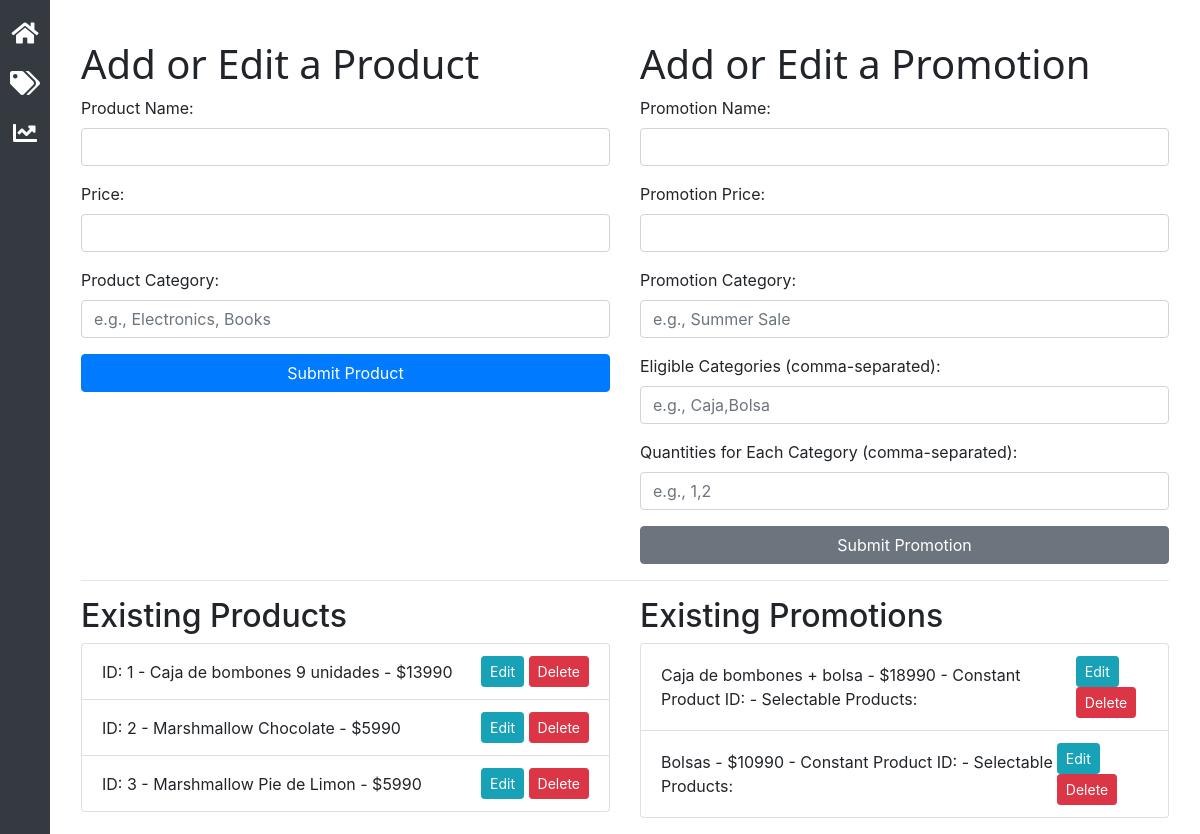
/products, run on an earlier commit of the app's database.
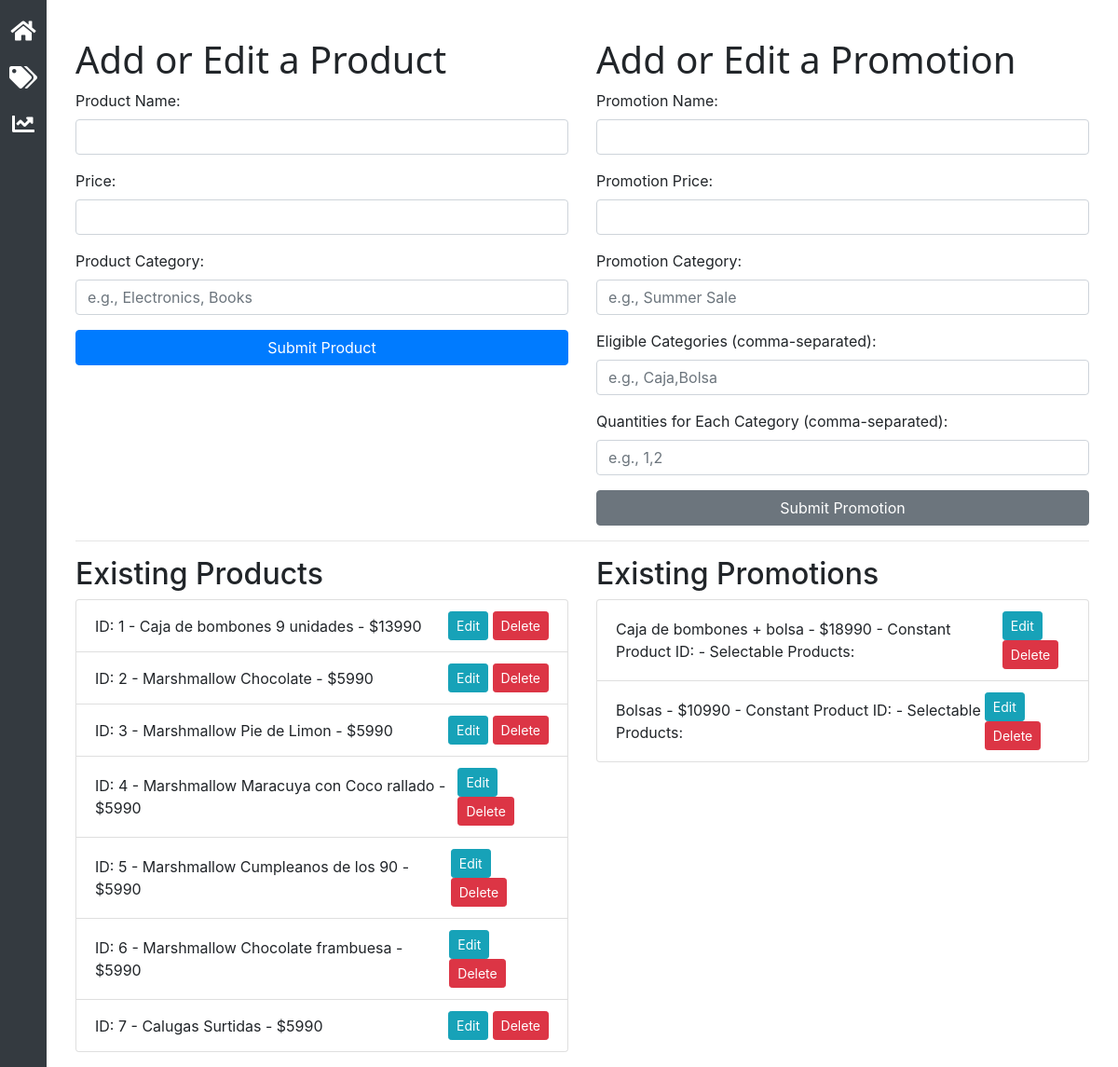
And on a later commit of the database.
### Websv.py (models this page shows)
class Product(db.Model):
    id = db.Column(db.Integer, primary_key=True)
    name = db.Column(db.String(100), nullable=False)
    price = db.Column(db.Integer, nullable=False)
    product_category = db.Column(db.String(100), nullable=True)

class Promotion(db.Model):
    id = db.Column(db.Integer, primary_key=True)
    name = db.Column(db.String(100), nullable=False)
    price = db.Column(db.Integer, nullable=False)
    promotion_category = db.Column(db.String(100), nullable=True)
    eligible_category = db.Column(db.String(100), nullable=True)  # New field replacing constant_product_id and selectable_group_ids
    selectable_quantities = db.Column(db.String(100), nullable=False)  # Comma-separated string of quantities for IDs

### Websv.py (the view, shortened to what this page needs)
@app.route('/products', methods=['GET', 'POST'])
def add_or_edit_product():
    products = Product.query.all()
    promotions = Promotion.query.all()  # Make sure this is outside any conditional logic.
    return render_template('products.html', products=products, promotions=promotions)

### templates/products.html (shortened to what the changed rows need)
<!DOCTYPE html>
<html lang="en">
<head>
    <link rel="stylesheet" href="static/modern-ui-style.css">
    <link rel="stylesheet" href="https://stackpath.bootstrapcdn.com/bootstrap/4.3.1/css/bootstrap.min.css">
    <link rel="stylesheet" href="https://cdnjs.cloudflare.com/ajax/libs/font-awesome/5.15.1/css/all.min.css">
</head>
<body>
    <div class="content">
    <div class="container mt-4">
        <div class="row">
            <div class="col-md-6">
                <h1>Add or Edit a Product</h1>
            </div>
            <div class="col-md-6">
                <h1>Add or Edit a Promotion</h1>
            </div>
</div>
<div class="row">
    <div class="col-md-6">
        <h2>Existing Products</h2>
        <ul class="list-group">
            {% for product in products %}
            <li class="list-group-item d-flex justify-content-between align-items-center">
                ID: {{ product.id }} - {{ product.name }} - ${{ product.price }}
                <div>
                    <button class="btn btn-info btn-sm" onclick="editProduct('{{ product.id }}', '{{ product.name | escape }}', '{{ product.price }}', '{{ product.product_category | escape }}')">Edit</button>
                    <button class="btn btn-danger btn-sm" onclick="deleteProduct('{{ product.id }}')">Delete</button>
                </div>
            </li>
            {% endfor %}
        </ul>
    </div>
    <div class="col-md-6">
        <h2>Existing Promotions</h2>
        <ul class="list-group">
            {% for promotion in promotions %}
            <li class="list-group-item d-flex justify-content-between align-items-center">
                {{ promotion.name }} - ${{ promotion.price }} - Constant Product ID: {{ promotion.constant_product_id }} - Selectable Products: {{ promotion.selectable_product_ids }}
                <div>
                    <button class="btn btn-info btn-sm" onclick="editPromotion('{{ promotion.id }}', '{{ promotion.name }}', '{{ promotion.price }}', '{{ promotion.constant_product_id }}', '{{ promotion.selectable_product_ids }}', '{{ promotion.selectable_quantities }}')">Edit</button>
        <button class="btn btn-danger btn-sm" onclick="deletePromotion('{{ promotion.id }}')">Delete</button>
    </div>
</li>
            {% endfor %}
        </ul>
    </div>
</div>
</div>
</div>
</body>
</html>

What changed in the data, as far as the page shows it:
added Product: id "4", name "Marshmallow Maracuya con Coco rallado", price "5990"
added Product: id "5", name "Marshmallow Cumpleanos de los 90", price "5990"
added Product: id "6", name "Marshmallow Chocolate frambuesa", price "5990"
added Product: id "7", name "Calugas Surtidas", price "5990"
